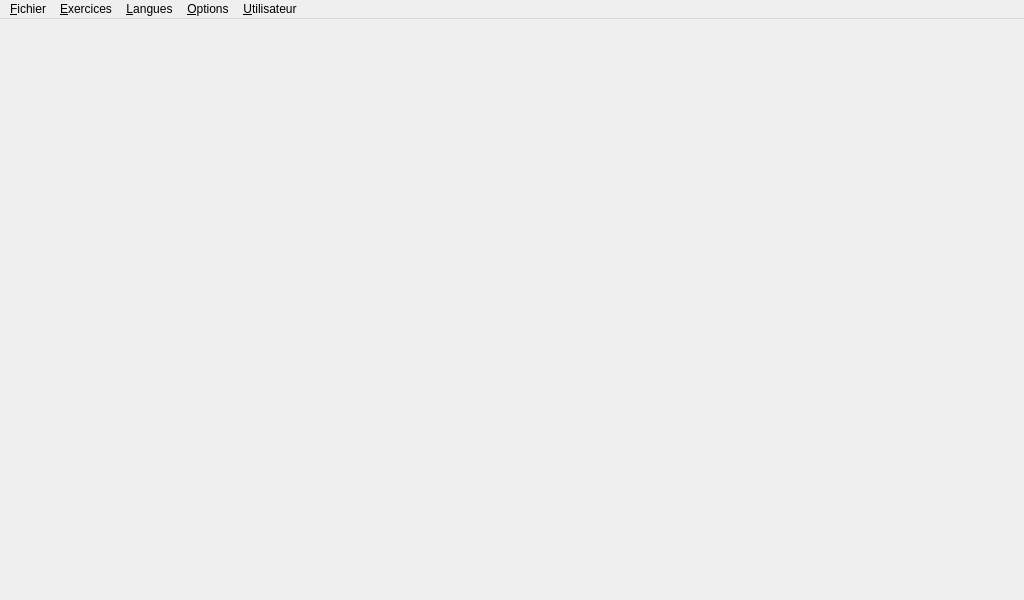
<?xml version="1.0" encoding="UTF-8"?>
<ui version="4.0">
 <class>MainWindow</class>
 <widget class="QMainWindow" name="MainWindow">
  <property name="geometry">
   <rect>
    <x>0</x>
    <y>0</y>
    <width>1024</width>
    <height>600</height>
   </rect>
  </property>
  <property name="minimumSize">
   <size>
    <width>800</width>
    <height>500</height>
   </size>
  </property>
  <widget class="QWidget" name="centralWidget">
   <layout class="QVBoxLayout" name="verticalLayout">
    <property name="spacing">
     <number>0</number>
    </property>
    <property name="leftMargin">
     <number>0</number>
    </property>
    <property name="topMargin">
     <number>0</number>
    </property>
    <property name="rightMargin">
     <number>0</number>
    </property>
    <property name="bottomMargin">
     <number>0</number>
    </property>
    <item>
     <widget class="QStackedWidget" name="stCentral">
      <property name="frameShape">
       <enum>QFrame::NoFrame</enum>
      </property>
      <property name="frameShadow">
       <enum>QFrame::Raised</enum>
      </property>
      <widget class="QWidget" name="fr_principale"/>
      <widget class="QWidget" name="pageBoxFileManager">
       <layout class="QGridLayout" name="gridLayout_2">
        <property name="leftMargin">
         <number>0</number>
        </property>
        <property name="topMargin">
         <number>0</number>
        </property>
        <property name="rightMargin">
         <number>0</number>
        </property>
        <property name="bottomMargin">
         <number>0</number>
        </property>
        <property name="spacing">
         <number>0</number>
        </property>
        <item row="0" column="0">
         <widget class="AbulEduBoxFileManagerV1" name="AbulEduBoxFileManager" native="true"/>
        </item>
       </layout>
      </widget>
      <widget class="QWidget" name="pageEditeur">
       <layout class="QGridLayout" name="gridLayout_3">
        <property name="leftMargin">
         <number>0</number>
        </property>
        <property name="topMargin">
         <number>0</number>
        </property>
        <property name="rightMargin">
         <number>0</number>
        </property>
        <property name="bottomMargin">
         <number>0</number>
        </property>
        <property name="spacing">
         <number>0</number>
        </property>
        <item row="0" column="0">
         <widget class="Editeur" name="editeur" native="true"/>
        </item>
       </layout>
      </widget>
     </widget>
    </item>
   </layout>
  </widget>
  <widget class="QMenuBar" name="menuBar">
   <property name="geometry">
    <rect>
     <x>0</x>
     <y>0</y>
     <width>1024</width>
     <height>20</height>
    </rect>
   </property>
   <widget class="QMenu" name="menu_Fichier">
    <property name="title">
     <string>&amp;Fichier</string>
    </property>
    <addaction name="actionOuvrir_un_exercice"/>
    <addaction name="separator"/>
    <addaction name="actionEditeur"/>
    <addaction name="separator"/>
    <addaction name="action_Quitter"/>
   </widget>
   <widget class="QMenu" name="menuExercice">
    <property name="title">
     <string>&amp;Exercices</string>
    </property>
    <addaction name="action_Survol"/>
    <addaction name="actionClic"/>
    <addaction name="action_Double_Clic"/>
    <addaction name="action_Parcours"/>
   </widget>
   <widget class="QMenu" name="menuLangues">
    <property name="title">
     <string>&amp;Langues</string>
    </property>
   </widget>
   <widget class="QMenu" name="menuOptions">
    <property name="title">
     <string>&amp;Options</string>
    </property>
    <addaction name="actionMode_D_mo"/>
   </widget>
   <widget class="QMenu" name="menu_Utilisateur">
    <property name="title">
     <string>&amp;Utilisateur</string>
    </property>
    <addaction name="action_Journal_de_mes_activit_s"/>
    <addaction name="action_Changer_d_utilisateur"/>
   </widget>
   <addaction name="menu_Fichier"/>
   <addaction name="menuExercice"/>
   <addaction name="menuLangues"/>
   <addaction name="menuOptions"/>
   <addaction name="menu_Utilisateur"/>
  </widget>
  <action name="action_Quitter">
   <property name="text">
    <string>&amp;Quitter</string>
   </property>
   <property name="shortcut">
    <string>Ctrl+Q</string>
   </property>
  </action>
  <action name="actionEditeur">
   <property name="text">
    <string>&amp;Editeur de modules</string>
   </property>
   <property name="shortcut">
    <string>Ctrl+E</string>
   </property>
  </action>
  <action name="action_Survol">
   <property name="text">
    <string>&amp;Survol</string>
   </property>
   <property name="shortcut">
    <string>Ctrl+1</string>
   </property>
  </action>
  <action name="action_Parcours">
   <property name="text">
    <string>&amp;Parcours</string>
   </property>
   <property name="shortcut">
    <string>Ctrl+2</string>
   </property>
  </action>
  <action name="actionClic">
   <property name="text">
    <string>&amp;Clic</string>
   </property>
   <property name="shortcut">
    <string>Ctrl+3</string>
   </property>
  </action>
  <action name="action_Double_Clic">
   <property name="text">
    <string>&amp;Double Clic</string>
   </property>
   <property name="shortcut">
    <string>Ctrl+4</string>
   </property>
  </action>
  <action name="actionMode_D_mo">
   <property name="checkable">
    <bool>true</bool>
   </property>
   <property name="checked">
    <bool>true</bool>
   </property>
   <property name="text">
    <string>&amp;Mode Démo</string>
   </property>
   <property name="shortcut">
    <string>Ctrl+D</string>
   </property>
  </action>
  <action name="actionOuvrir_un_exercice">
   <property name="text">
    <string>Ouvrir un module</string>
   </property>
   <property name="shortcut">
    <string>Ctrl+O</string>
   </property>
  </action>
  <action name="action_Journal_de_mes_activit_s">
   <property name="text">
    <string>&amp;Journal de mes activités</string>
   </property>
  </action>
  <action name="action_Changer_d_utilisateur">
   <property name="text">
    <string>&amp;Changer d'utilisateur</string>
   </property>
  </action>
 </widget>
 <layoutdefault spacing="6" margin="11"/>
 <customwidgets>
  <customwidget>
   <class>AbulEduBoxFileManagerV1</class>
   <extends>QWidget</extends>
   <header>abuleduboxfilemanagerv1.h</header>
   <container>1</container>
  </customwidget>
  <customwidget>
   <class>Editeur</class>
   <extends>QWidget</extends>
   <header>editeur.h</header>
   <container>1</container>
  </customwidget>
 </customwidgets>
 <resources/>
 <connections>
  <connection>
   <sender>action_Quitter</sender>
   <signal>triggered()</signal>
   <receiver>MainWindow</receiver>
   <slot>close()</slot>
   <hints>
    <hint type="sourcelabel">
     <x>-1</x>
     <y>-1</y>
    </hint>
    <hint type="destinationlabel">
     <x>429</x>
     <y>221</y>
    </hint>
   </hints>
  </connection>
 </connections>
</ui>
